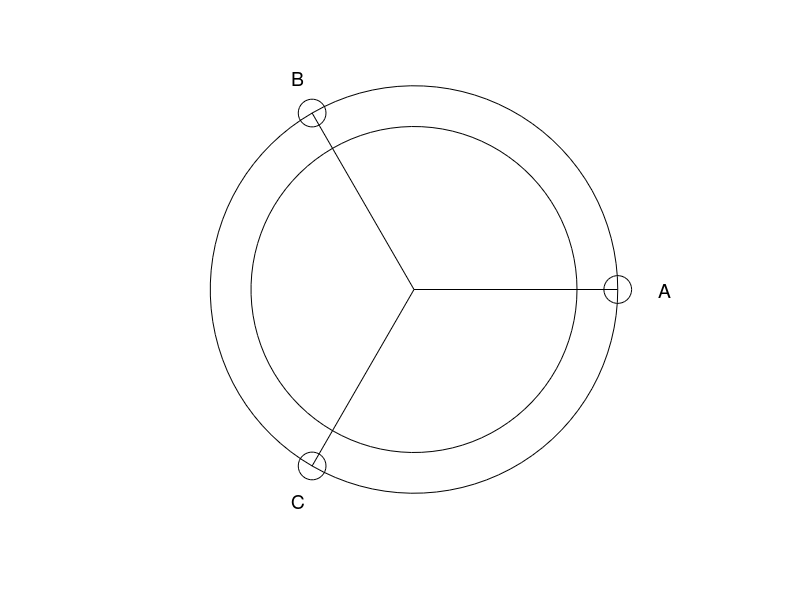

MATLAB code for this plot:
%Copyright 2019 The MathWorks, Inc.
%% animateRotorPosition
%
% This script will run a Simulink model of a BLDC that is energized in
% one coil and animate the movement of the rotor. Once the animation figure
% is rendered, there is a 5 second pause before the animation begins.

close all
clear
load('output.mat')


% Below parameters are defined in the Simulink model
% Sample time
% Ts = 1e-5;
% Number of pole pairs
% p = 1; 
% Initial rotor angle in degrees
% th0 = 0;
% Sector 
% sector = 6;


%mdl = 'spiny';
%
%open_system(mdl);
%
%sim(mdl)


%
try
%
r = 1.2;
theta = linspace(0,2*pi);
x = cos(theta);
y = sin(theta);

x1 = 0.8*cos(theta);
y1 = 0.8*sin(theta);

xa = cos(0);
ya = sin(0);

xb = cos(2*pi/3);
yb = sin(2*pi/3);

xc = cos(-2*pi/3);
yc = sin(-2*pi/3);

xat = r*cos(0);
yat = r*sin(0);

xbt = r*cos(2*pi/3);
ybt = r*sin(2*pi/3);

xct = r*cos(-2*pi/3);
yct = r*sin(-2*pi/3);

hf = figure(1);h = plot(x,y,'k-',[0 xa],[0 ya],'k-',[0 xb],[0 yb],'k-',[0 xc],[0  yc],'k-',xa,ya,'ko',xb,yb,'ko',xc,yc,'ko',x1,y1,'k-');grid

set(hf,'Color',[1 1 1])

ha = gca;

set(ha,'Visible','off')

ht1 = text(xat,yat,'A');
ht2 = text(xbt,ybt,'B');
ht3 = text(xct,yct,'C');

set(ht1,'FontSize',14);
set(ht2,'FontSize',14);
set(ht3,'FontSize',14);


axis([-1.2 1.2 -1.2 1.2])
axis equal

set(h(5),'MarkerSize',20)
set(h(6),'MarkerSize',20)
set(h(7),'MarkerSize',20)

switch_pattern = out.switchPatterns.Data(1:20:end,:);
disp(switch_pattern)

init_switch_pattern = num2str(switch_pattern(1,:));


switch init_switch_pattern
    
    case num2str([1 0 0 0 0 1])
                
        set(h(5),'MarkerFaceColor',[1 0 0])
        set(h(7),'MarkerFaceColor',[0 0 1])
        
    case num2str([0 0 1 0 0 1])
        
        set(h(6),'MarkerFaceColor',[1 0 0])
        set(h(7),'MarkerFaceColor',[0 0 1])
                
    case num2str([0 1 1 0 0 0])
        
        set(h(5),'MarkerFaceColor',[0 0 1])
        set(h(6),'MarkerFaceColor',[1 0 0])
        
    case num2str([0 1 0 0 1 0])
        
        set(h(5),'MarkerFaceColor',[0 0 1])
        set(h(7),'MarkerFaceColor',[1 0 0])
        
    case num2str([0 0 0 1 1 0])
        
        set(h(6),'MarkerFaceColor',[0 0 1])
        set(h(7),'MarkerFaceColor',[1 0 0])
    
    case num2str([1 0 0 1 0 0])
        
        set(h(5),'MarkerFaceColor',[1 0 0])
        set(h(6),'MarkerFaceColor',[0 0 1])

end


l1 = 0.7;
ro = out.thetaAngle.Data(1)*pi/180;

xr1 = l1*cos(ro);
yr1 = l1*sin(ro);
xr2 = -l1*cos(ro);
yr2 = -l1*sin(ro);

hold on,hl1 = plot([xr1 xr2],[yr1 yr2],'m-');
% disp("AICI ESTE XR1")
% disp(xr1)

set(hl1,'LineWidth',3)

hpr = plot(xr2,yr2,'ko');
hpb = plot(xr1,yr1,'ko');


set(hpr,'MarkerSize',20)
set(hpb,'MarkerSize',20)
set(hpr,'MarkerFaceColor',[1 0 0])
set(hpb,'MarkerFaceColor',[0 0 1])
        

%pause

ro1 = out.thetaAngle.Data(1:2:end);
ro2 = out.rpm.Data(1:2:end);
figure
plot(ro2);



switch_pattern = switch_pattern(1:end);
for l = 1:numel(ro1)


ro = ro1(l)*pi/180;


xr1 = l1*cos(ro);
yr1 = l1*sin(ro);
xr2 = -l1*cos(ro);
yr2 = -l1*sin(ro);

set(hpr,'XData',xr2);
set(hpr,'YData',yr2);
set(hpb,'XData',xr1);
set(hpb,'YData',yr1);

set(hl1,'XData',[xr1 xr2]);
set(hl1,'YData',[yr1 yr2]);


drawnow


end

catch e

        disp("The animation was closed before the end of the simulated data");
        fprintf(1,'The identifier was:\n%s',e.identifier);
        fprintf(1,'There was an error! The message was:\n%s',e.message);

end